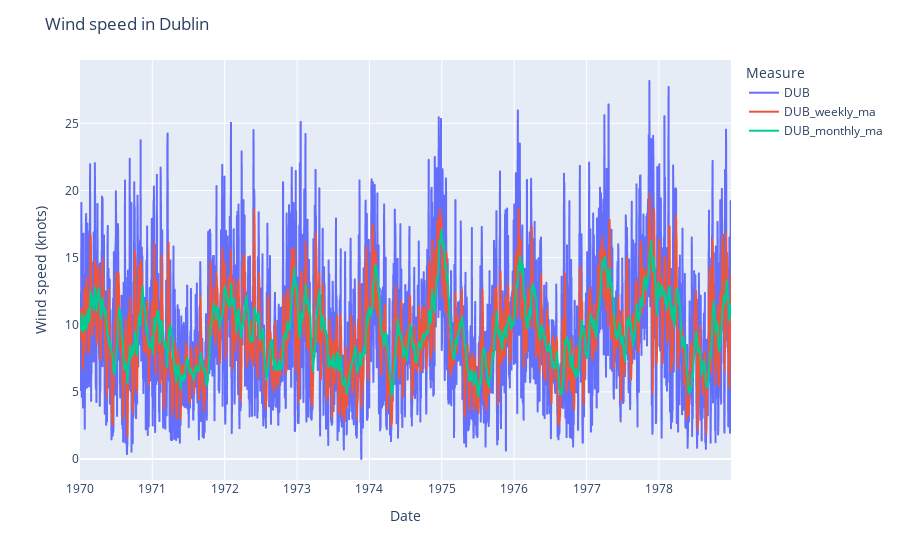

The notebook cell this image was saved under:
### Markdown cell above
Series to be plotted: actual value, weekly and monthly MAs.

### Code cell
import plotly.express as px

dublin_data = wind[['Yr_Mo_Dy', 'DUB', 'DUB_weekly_ma', 'DUB_monthly_ma']]

fig = px.line(
    dublin_data[dublin_data.Yr_Mo_Dy >= '1970-01-01'], 
    x='Yr_Mo_Dy', 
    y=['DUB', 'DUB_weekly_ma', 'DUB_monthly_ma']
)

fig.update_layout(
    title='Wind speed in Dublin',
    xaxis_title='Date',
    yaxis_title='Wind speed (knots)',
    legend_title='Measure'
)

### Figure 1 — Plotly figure (JSON) as saved in the notebook; plotly's stock layout.template omitted (floating-point values rounded to 4 significant figures; data arrays with more than 128 entries replaced by an {"elided": "..."} marker saying what was removed)
{"data": [{"hovertemplate": "variable=DUB<br>Yr_Mo_Dy=%{x}<br>value=%{y}<extra></extra>", "legendgroup": "DUB", "line": {"color": "#636efa", "dash": "solid"}, "marker": {"symbol": "circle"}, "mode": "lines", "name": "DUB", "showlegend": true, "type": "scattergl", "x": {"elided": "3287 str values"}, "xaxis": "x", "y": {"elided": "3287 float values"}, "yaxis": "y"}, {"hovertemplate": "variable=DUB_weekly_ma<br>Yr_Mo_Dy=%{x}<br>value=%{y}<extra></extra>", "legendgroup": "DUB_weekly_ma", "line": {"color": "#EF553B", "dash": "solid"}, "marker": {"symbol": "circle"}, "mode": "lines", "name": "DUB_weekly_ma", "showlegend": true, "type": "scattergl", "x": {"elided": "3287 str values"}, "xaxis": "x", "y": {"elided": "3287 float values"}, "yaxis": "y"}, {"hovertemplate": "variable=DUB_monthly_ma<br>Yr_Mo_Dy=%{x}<br>value=%{y}<extra></extra>", "legendgroup": "DUB_monthly_ma", "line": {"color": "#00cc96", "dash": "solid"}, "marker": {"symbol": "circle"}, "mode": "lines", "name": "DUB_monthly_ma", "showlegend": true, "type": "scattergl", "x": {"elided": "3287 str values"}, "xaxis": "x", "y": {"elided": "3287 float values"}, "yaxis": "y"}], "layout": {"legend": {"title": {"text": "Measure"}, "tracegroupgap": 0}, "margin": {"t": 60}, "title": {"text": "Wind speed in Dublin"}, "xaxis": {"anchor": "y", "domain": [0, 1], "title": {"text": "Date"}}, "yaxis": {"anchor": "x", "domain": [0, 1], "title": {"text": "Wind speed (knots)"}}}}
